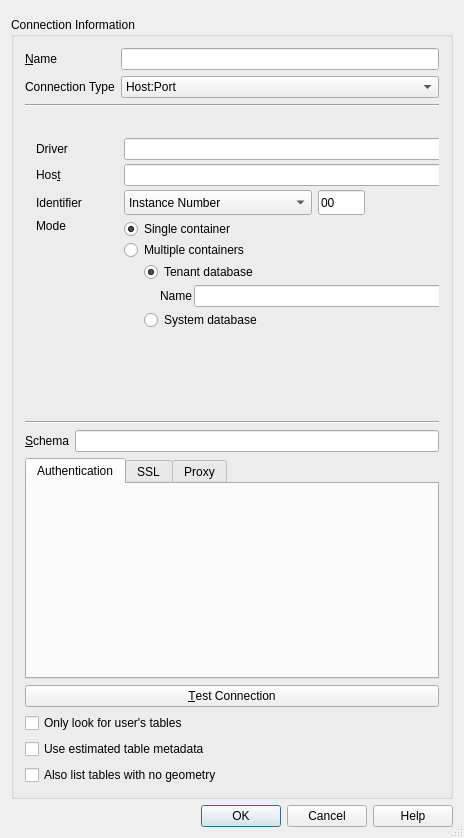
<?xml version="1.0" encoding="UTF-8"?>
<ui version="4.0">
 <class>QgsHanaNewConnectionBase</class>
 <widget class="QDialog" name="QgsHanaNewConnectionBase">
  <property name="geometry">
   <rect>
    <x>0</x>
    <y>0</y>
    <width>464</width>
    <height>838</height>
   </rect>
  </property>
  <property name="sizePolicy">
   <sizepolicy hsizetype="Preferred" vsizetype="Preferred">
    <horstretch>0</horstretch>
    <verstretch>0</verstretch>
   </sizepolicy>
  </property>
  <property name="maximumSize">
   <size>
    <width>4000</width>
    <height>6000</height>
   </size>
  </property>
  <property name="windowTitle">
   <string>Create a New SAP HANA Connection</string>
  </property>
  <property name="sizeGripEnabled">
   <bool>true</bool>
  </property>
  <property name="modal">
   <bool>true</bool>
  </property>
  <layout class="QVBoxLayout" name="verticalLayout_2">
   <item>
    <widget class="QgsMessageBar" name="bar" native="true"/>
   </item>
   <item>
    <widget class="QScrollArea" name="scrollArea">
     <property name="frameShape">
      <enum>QFrame::Shape::NoFrame</enum>
     </property>
     <property name="widgetResizable">
      <bool>true</bool>
     </property>
     <widget class="QWidget" name="scrollAreaWidgetContents">
      <property name="geometry">
       <rect>
        <x>0</x>
        <y>0</y>
        <width>446</width>
        <height>772</height>
       </rect>
      </property>
      <layout class="QVBoxLayout" name="verticalLayout_8">
       <property name="leftMargin">
        <number>0</number>
       </property>
       <property name="topMargin">
        <number>0</number>
       </property>
       <property name="rightMargin">
        <number>0</number>
       </property>
       <property name="bottomMargin">
        <number>0</number>
       </property>
       <item>
        <widget class="QGroupBox" name="GroupBox1">
         <property name="title">
          <string>Connection Information</string>
         </property>
         <layout class="QVBoxLayout" name="verticalLayout">
          <item>
           <layout class="QFormLayout" name="frmMain">
            <item row="1" column="0">
             <widget class="QLabel" name="lblConnectionType">
              <property name="text">
               <string>Connection Type</string>
              </property>
             </widget>
            </item>
            <item row="0" column="0">
             <widget class="QLabel" name="lblName">
              <property name="text">
               <string>&amp;Name</string>
              </property>
              <property name="buddy">
               <cstring>txtName</cstring>
              </property>
             </widget>
            </item>
            <item row="0" column="1">
             <widget class="QLineEdit" name="txtName">
              <property name="toolTip">
               <string>Name of the new connection</string>
              </property>
             </widget>
            </item>
            <item row="1" column="1">
             <widget class="QComboBox" name="cmbConnectionType">
              <item>
               <property name="text">
                <string>Host:Port</string>
               </property>
              </item>
              <item>
               <property name="text">
                <string>Data Source Name (DSN)</string>
               </property>
              </item>
             </widget>
            </item>
           </layout>
          </item>
          <item>
           <widget class="Line" name="line_2">
            <property name="orientation">
             <enum>Qt::Orientation::Horizontal</enum>
            </property>
           </widget>
          </item>
          <item>
           <widget class="QStackedWidget" name="swConnectionControls">
            <property name="enabled">
             <bool>true</bool>
            </property>
            <property name="sizePolicy">
             <sizepolicy hsizetype="Preferred" vsizetype="Preferred">
              <horstretch>0</horstretch>
              <verstretch>1</verstretch>
             </sizepolicy>
            </property>
            <property name="minimumSize">
             <size>
              <width>0</width>
              <height>0</height>
             </size>
            </property>
            <property name="maximumSize">
             <size>
              <width>16777215</width>
              <height>16777215</height>
             </size>
            </property>
            <property name="currentIndex">
             <number>0</number>
            </property>
            <widget class="QWidget" name="pageHostPort">
             <property name="enabled">
              <bool>true</bool>
             </property>
             <property name="sizePolicy">
              <sizepolicy hsizetype="Preferred" vsizetype="Preferred">
               <horstretch>1</horstretch>
               <verstretch>1</verstretch>
              </sizepolicy>
             </property>
             <property name="minimumSize">
              <size>
               <width>0</width>
               <height>0</height>
              </size>
             </property>
             <property name="autoFillBackground">
              <bool>false</bool>
             </property>
             <widget class="QWidget" name="layoutWidget">
              <property name="geometry">
               <rect>
                <x>0</x>
                <y>0</y>
                <width>421</width>
                <height>228</height>
               </rect>
              </property>
              <layout class="QGridLayout" name="grdConnectionSettings" rowstretch="1,0,0,0,0">
               <property name="sizeConstraint">
                <enum>QLayout::SizeConstraint::SetNoConstraint</enum>
               </property>
               <property name="topMargin">
                <number>0</number>
               </property>
               <property name="rightMargin">
                <number>1</number>
               </property>
               <property name="horizontalSpacing">
                <number>6</number>
               </property>
               <property name="verticalSpacing">
                <number>4</number>
               </property>
               <item row="4" column="1">
                <widget class="QFrame" name="frmMode">
                 <property name="sizePolicy">
                  <sizepolicy hsizetype="Preferred" vsizetype="Preferred">
                   <horstretch>0</horstretch>
                   <verstretch>1</verstretch>
                  </sizepolicy>
                 </property>
                 <property name="minimumSize">
                  <size>
                   <width>0</width>
                   <height>0</height>
                  </size>
                 </property>
                 <property name="maximumSize">
                  <size>
                   <width>16777215</width>
                   <height>16777215</height>
                  </size>
                 </property>
                 <property name="frameShape">
                  <enum>QFrame::Shape::NoFrame</enum>
                 </property>
                 <property name="frameShadow">
                  <enum>QFrame::Shadow::Raised</enum>
                 </property>
                 <layout class="QVBoxLayout" name="verticalLayout_5">
                  <property name="spacing">
                   <number>1</number>
                  </property>
                  <property name="leftMargin">
                   <number>0</number>
                  </property>
                  <property name="topMargin">
                   <number>0</number>
                  </property>
                  <property name="rightMargin">
                   <number>0</number>
                  </property>
                  <property name="bottomMargin">
                   <number>0</number>
                  </property>
                  <item>
                   <widget class="QRadioButton" name="rbtnSingleContainer">
                    <property name="sizePolicy">
                     <sizepolicy hsizetype="Minimum" vsizetype="Fixed">
                      <horstretch>0</horstretch>
                      <verstretch>0</verstretch>
                     </sizepolicy>
                    </property>
                    <property name="text">
                     <string>Single container</string>
                    </property>
                    <property name="checked">
                     <bool>true</bool>
                    </property>
                    <attribute name="buttonGroup">
                     <string notr="true">buttonGroup</string>
                    </attribute>
                   </widget>
                  </item>
                  <item>
                   <widget class="QFrame" name="frmMultipleContainers">
                    <property name="sizePolicy">
                     <sizepolicy hsizetype="Preferred" vsizetype="Preferred">
                      <horstretch>0</horstretch>
                      <verstretch>0</verstretch>
                     </sizepolicy>
                    </property>
                    <property name="frameShape">
                     <enum>QFrame::Shape::NoFrame</enum>
                    </property>
                    <property name="frameShadow">
                     <enum>QFrame::Shadow::Raised</enum>
                    </property>
                    <property name="lineWidth">
                     <number>0</number>
                    </property>
                    <layout class="QVBoxLayout" name="verticalLayout_6">
                     <property name="spacing">
                      <number>2</number>
                     </property>
                     <property name="leftMargin">
                      <number>0</number>
                     </property>
                     <property name="topMargin">
                      <number>0</number>
                     </property>
                     <property name="rightMargin">
                      <number>0</number>
                     </property>
                     <property name="bottomMargin">
                      <number>0</number>
                     </property>
                     <item>
                      <widget class="QRadioButton" name="rbtnMultipleContainers">
                       <property name="enabled">
                        <bool>true</bool>
                       </property>
                       <property name="sizePolicy">
                        <sizepolicy hsizetype="Expanding" vsizetype="Preferred">
                         <horstretch>0</horstretch>
                         <verstretch>0</verstretch>
                        </sizepolicy>
                       </property>
                       <property name="text">
                        <string>Multiple containers</string>
                       </property>
                       <attribute name="buttonGroup">
                        <string notr="true">buttonGroup</string>
                       </attribute>
                      </widget>
                     </item>
                     <item>
                      <widget class="QFrame" name="frmMultitenantSettings">
                       <property name="enabled">
                        <bool>true</bool>
                       </property>
                       <property name="sizePolicy">
                        <sizepolicy hsizetype="Expanding" vsizetype="Fixed">
                         <horstretch>0</horstretch>
                         <verstretch>0</verstretch>
                        </sizepolicy>
                       </property>
                       <property name="frameShape">
                        <enum>QFrame::Shape::NoFrame</enum>
                       </property>
                       <property name="frameShadow">
                        <enum>QFrame::Shadow::Plain</enum>
                       </property>
                       <layout class="QFormLayout" name="formLayout">
                        <property name="horizontalSpacing">
                         <number>0</number>
                        </property>
                        <property name="verticalSpacing">
                         <number>3</number>
                        </property>
                        <property name="leftMargin">
                         <number>20</number>
                        </property>
                        <property name="topMargin">
                         <number>0</number>
                        </property>
                        <property name="rightMargin">
                         <number>0</number>
                        </property>
                        <property name="bottomMargin">
                         <number>0</number>
                        </property>
                        <item row="0" column="0" colspan="2">
                         <widget class="QRadioButton" name="rbtnTenantDatabase">
                          <property name="enabled">
                           <bool>true</bool>
                          </property>
                          <property name="text">
                           <string>Tenant database</string>
                          </property>
                          <property name="checked">
                           <bool>true</bool>
                          </property>
                          <attribute name="buttonGroup">
                           <string notr="true">buttonGroup_2</string>
                          </attribute>
                         </widget>
                        </item>
                        <item row="1" column="1">
                         <widget class="QFrame" name="frame">
                          <property name="frameShape">
                           <enum>QFrame::Shape::NoFrame</enum>
                          </property>
                          <property name="frameShadow">
                           <enum>QFrame::Shadow::Raised</enum>
                          </property>
                          <layout class="QFormLayout" name="formLayout_4">
                           <property name="horizontalSpacing">
                            <number>2</number>
                           </property>
                           <property name="verticalSpacing">
                            <number>2</number>
                           </property>
                           <property name="leftMargin">
                            <number>16</number>
                           </property>
                           <property name="topMargin">
                            <number>0</number>
                           </property>
                           <property name="rightMargin">
                            <number>0</number>
                           </property>
                           <property name="bottomMargin">
                            <number>0</number>
                           </property>
                           <item row="0" column="0">
                            <widget class="QLabel" name="lblTenantDatabaseName">
                             <property name="enabled">
                              <bool>true</bool>
                             </property>
                             <property name="text">
                              <string>Name</string>
                             </property>
                             <property name="buddy">
                              <cstring>txtDriver</cstring>
                             </property>
                            </widget>
                           </item>
                           <item row="0" column="1">
                            <widget class="QLineEdit" name="txtTenantDatabaseName">
                             <property name="enabled">
                              <bool>true</bool>
                             </property>
                             <property name="alignment">
                              <set>Qt::AlignmentFlag::AlignLeading|Qt::AlignmentFlag::AlignLeft|Qt::AlignmentFlag::AlignVCenter</set>
                             </property>
                            </widget>
                           </item>
                          </layout>
                         </widget>
                        </item>
                        <item row="3" column="0" colspan="2">
                         <widget class="QRadioButton" name="rbtnSystemDatabase">
                          <property name="enabled">
                           <bool>true</bool>
                          </property>
                          <property name="text">
                           <string>System database</string>
                          </property>
                          <attribute name="buttonGroup">
                           <string notr="true">buttonGroup_2</string>
                          </attribute>
                         </widget>
                        </item>
                       </layout>
                      </widget>
                     </item>
                    </layout>
                   </widget>
                  </item>
                 </layout>
                </widget>
               </item>
               <item row="2" column="1">
                <widget class="QLineEdit" name="txtHost">
                 <property name="sizePolicy">
                  <sizepolicy hsizetype="Preferred" vsizetype="Fixed">
                   <horstretch>0</horstretch>
                   <verstretch>0</verstretch>
                  </sizepolicy>
                 </property>
                </widget>
               </item>
               <item row="2" column="0">
                <widget class="QLabel" name="lblHost">
                 <property name="text">
                  <string>Hos&amp;t</string>
                 </property>
                 <property name="buddy">
                  <cstring>txtHost</cstring>
                 </property>
                </widget>
               </item>
               <item row="3" column="0">
                <widget class="QLabel" name="lbIdentifier">
                 <property name="sizePolicy">
                  <sizepolicy hsizetype="Preferred" vsizetype="Preferred">
                   <horstretch>0</horstretch>
                   <verstretch>1</verstretch>
                  </sizepolicy>
                 </property>
                 <property name="maximumSize">
                  <size>
                   <width>16777215</width>
                   <height>16777215</height>
                  </size>
                 </property>
                 <property name="text">
                  <string>Identifier</string>
                 </property>
                </widget>
               </item>
               <item row="1" column="1">
                <widget class="QLineEdit" name="txtDriver">
                 <property name="sizePolicy">
                  <sizepolicy hsizetype="Preferred" vsizetype="Fixed">
                   <horstretch>0</horstretch>
                   <verstretch>0</verstretch>
                  </sizepolicy>
                 </property>
                </widget>
               </item>
               <item row="4" column="0">
                <widget class="QLabel" name="lblMode">
                 <property name="minimumSize">
                  <size>
                   <width>82</width>
                   <height>100</height>
                  </size>
                 </property>
                 <property name="maximumSize">
                  <size>
                   <width>16777215</width>
                   <height>16777215</height>
                  </size>
                 </property>
                 <property name="text">
                  <string>Mode</string>
                 </property>
                 <property name="alignment">
                  <set>Qt::AlignmentFlag::AlignLeading|Qt::AlignmentFlag::AlignLeft|Qt::AlignmentFlag::AlignTop</set>
                 </property>
                </widget>
               </item>
               <item row="3" column="1">
                <layout class="QGridLayout" name="gridLayout" columnstretch="4,1,0" columnminimumwidth="100,20,0">
                 <item row="0" column="0">
                  <widget class="QComboBox" name="cmbIdentifierType">
                   <property name="sizePolicy">
                    <sizepolicy hsizetype="Preferred" vsizetype="Preferred">
                     <horstretch>1</horstretch>
                     <verstretch>1</verstretch>
                    </sizepolicy>
                   </property>
                   <property name="maximumSize">
                    <size>
                     <width>400</width>
                     <height>16777215</height>
                    </size>
                   </property>
                   <item>
                    <property name="text">
                     <string>Instance Number</string>
                    </property>
                   </item>
                   <item>
                    <property name="text">
                     <string>Port Number</string>
                    </property>
                   </item>
                  </widget>
                 </item>
                 <item row="0" column="1">
                  <widget class="QLineEdit" name="txtIdentifier">
                   <property name="sizePolicy">
                    <sizepolicy hsizetype="Preferred" vsizetype="Preferred">
                     <horstretch>1</horstretch>
                     <verstretch>1</verstretch>
                    </sizepolicy>
                   </property>
                   <property name="minimumSize">
                    <size>
                     <width>0</width>
                     <height>0</height>
                    </size>
                   </property>
                   <property name="maximumSize">
                    <size>
                     <width>120</width>
                     <height>16777215</height>
                    </size>
                   </property>
                   <property name="text">
                    <string>00</string>
                   </property>
                   <property name="maxLength">
                    <number>5</number>
                   </property>
                  </widget>
                 </item>
                 <item row="0" column="2">
                  <spacer name="horizontalSpacer">
                   <property name="orientation">
                    <enum>Qt::Orientation::Horizontal</enum>
                   </property>
                   <property name="sizeHint" stdset="0">
                    <size>
                     <width>80</width>
                     <height>20</height>
                    </size>
                   </property>
                  </spacer>
                 </item>
                </layout>
               </item>
               <item row="1" column="0">
                <widget class="QLabel" name="lblDriver">
                 <property name="text">
                  <string>Driver</string>
                 </property>
                 <property name="buddy">
                  <cstring>txtDriver</cstring>
                 </property>
                </widget>
               </item>
              </layout>
             </widget>
            </widget>
            <widget class="QWidget" name="pageDsn">
             <property name="sizePolicy">
              <sizepolicy hsizetype="Preferred" vsizetype="Preferred">
               <horstretch>0</horstretch>
               <verstretch>1</verstretch>
              </sizepolicy>
             </property>
             <widget class="QWidget" name="formLayoutWidget">
              <property name="geometry">
               <rect>
                <x>0</x>
                <y>0</y>
                <width>421</width>
                <height>58</height>
               </rect>
              </property>
              <layout class="QFormLayout" name="frmDsn">
               <property name="topMargin">
                <number>1</number>
               </property>
               <property name="rightMargin">
                <number>1</number>
               </property>
               <item row="0" column="0">
                <widget class="QLabel" name="lblDsn">
                 <property name="sizePolicy">
                  <sizepolicy hsizetype="Fixed" vsizetype="Preferred">
                   <horstretch>0</horstretch>
                   <verstretch>0</verstretch>
                  </sizepolicy>
                 </property>
                 <property name="text">
                  <string>DSN                        </string>
                 </property>
                </widget>
               </item>
               <item row="0" column="1">
                <widget class="QComboBox" name="cmbDsn"/>
               </item>
              </layout>
             </widget>
            </widget>
           </widget>
          </item>
          <item>
           <widget class="Line" name="line_3">
            <property name="enabled">
             <bool>true</bool>
            </property>
            <property name="orientation">
             <enum>Qt::Orientation::Horizontal</enum>
            </property>
           </widget>
          </item>
          <item>
           <layout class="QHBoxLayout" name="horizontalLayout">
            <item>
             <widget class="QLabel" name="lblSchema">
              <property name="text">
               <string>&amp;Schema</string>
              </property>
              <property name="buddy">
               <cstring>txtSchema</cstring>
              </property>
             </widget>
            </item>
            <item>
             <widget class="QLineEdit" name="txtSchema">
              <property name="sizePolicy">
               <sizepolicy hsizetype="Expanding" vsizetype="Preferred">
                <horstretch>0</horstretch>
                <verstretch>0</verstretch>
               </sizepolicy>
              </property>
             </widget>
            </item>
           </layout>
          </item>
          <item>
           <widget class="QTabWidget" name="tabAdditionalSettings">
            <property name="sizePolicy">
             <sizepolicy hsizetype="Preferred" vsizetype="Preferred">
              <horstretch>0</horstretch>
              <verstretch>0</verstretch>
             </sizepolicy>
            </property>
            <property name="autoFillBackground">
             <bool>false</bool>
            </property>
            <property name="currentIndex">
             <number>0</number>
            </property>
            <widget class="QWidget" name="tbpAuthentication">
             <attribute name="title">
              <string>Authentication</string>
             </attribute>
             <layout class="QVBoxLayout" name="verticalLayout_3">
              <item>
               <widget class="QgsAuthSettingsWidget" name="mAuthSettings" native="true">
                <property name="autoFillBackground">
                 <bool>false</bool>
                </property>
               </widget>
              </item>
             </layout>
            </widget>
            <widget class="QWidget" name="tbpSSLSettings">
             <attribute name="title">
              <string>SSL</string>
             </attribute>
             <layout class="QVBoxLayout" name="verticalLayout_4">
              <item>
               <widget class="QCheckBox" name="chkEnableSSL">
                <property name="text">
                 <string>Enable TLS/SSL encryption</string>
                </property>
               </widget>
              </item>
              <item>
               <widget class="Line" name="line">
                <property name="orientation">
                 <enum>Qt::Orientation::Horizontal</enum>
                </property>
               </widget>
              </item>
              <item>
               <layout class="QFormLayout" name="frmLayoutSSL">
                <item row="0" column="0">
                 <widget class="QLabel" name="lblCryptoProvider">
                  <property name="text">
                   <string>Provider</string>
                  </property>
                 </widget>
                </item>
                <item row="0" column="1">
                 <widget class="QComboBox" name="cbxCryptoProvider"/>
                </item>
                <item row="1" column="0">
                 <widget class="QCheckBox" name="chkValidateCertificate">
                  <property name="toolTip">
                   <string>Restricts the displayed tables to those that are found in the layer registries (geometry_columns, geography_columns, topology.layer). This can speed up the initial display of spatial tables.</string>
                  </property>
                  <property name="text">
                   <string>Validate SSL certificate</string>
                  </property>
                 </widget>
                </item>
                <item row="2" column="0">
                 <widget class="QLabel" name="lblOverrideHostName">
                  <property name="text">
                   <string>Override host name in the certificate</string>
                  </property>
                 </widget>
                </item>
                <item row="2" column="1">
                 <widget class="QLineEdit" name="txtOverrideHostName"/>
                </item>
                <item row="3" column="0">
                 <widget class="QLabel" name="lblKeyStore">
                  <property name="text">
                   <string>Keystore file with private key</string>
                  </property>
                 </widget>
                </item>
                <item row="4" column="0">
                 <widget class="QLabel" name="lblTrustStore">
                  <property name="text">
                   <string>Trust store file with public key</string>
                  </property>
                 </widget>
                </item>
                <item row="3" column="1">
                 <widget class="QLineEdit" name="txtKeyStore"/>
                </item>
                <item row="4" column="1">
                 <widget class="QLineEdit" name="txtTrustStore"/>
                </item>
               </layout>
              </item>
             </layout>
            </widget>
            <widget class="QWidget" name="tbpProxySettings">
             <property name="sizePolicy">
              <sizepolicy hsizetype="Preferred" vsizetype="Preferred">
               <horstretch>0</horstretch>
               <verstretch>0</verstretch>
              </sizepolicy>
             </property>
             <attribute name="title">
              <string>Proxy</string>
             </attribute>
             <layout class="QVBoxLayout" name="verticalLayout_7">
              <item>
               <widget class="QCheckBox" name="chkEnableProxy">
                <property name="text">
                 <string>Enable proxy</string>
                </property>
               </widget>
              </item>
              <item>
               <widget class="Line" name="line_5">
                <property name="orientation">
                 <enum>Qt::Orientation::Horizontal</enum>
                </property>
               </widget>
              </item>
              <item>
               <layout class="QFormLayout" name="frmLayoutProxy">
                <item row="0" column="0">
                 <widget class="QLabel" name="lblProxyType">
                  <property name="text">
                   <string>Type</string>
                  </property>
                 </widget>
                </item>
                <item row="0" column="1">
                 <widget class="QComboBox" name="cmbProxyType">
                  <property name="currentIndex">
                   <number>1</number>
                  </property>
                  <item>
                   <property name="text">
                    <string>HTTP</string>
                   </property>
                  </item>
                  <item>
                   <property name="text">
                    <string>SOCKS5</string>
                   </property>
                  </item>
                 </widget>
                </item>
                <item row="1" column="0">
                 <widget class="QLabel" name="lblProxyHost">
                  <property name="text">
                   <string>Host</string>
                  </property>
                 </widget>
                </item>
                <item row="1" column="1">
                 <widget class="QLineEdit" name="txtProxyHost">
                  <property name="sizePolicy">
                   <sizepolicy hsizetype="Preferred" vsizetype="Fixed">
                    <horstretch>0</horstretch>
                    <verstretch>0</verstretch>
                   </sizepolicy>
                  </property>
                 </widget>
                </item>
                <item row="2" column="0">
                 <widget class="QLabel" name="lblProxyPort">
                  <property name="text">
                   <string>Port</string>
                  </property>
                 </widget>
                </item>
                <item row="2" column="1">
                 <widget class="QLineEdit" name="txtProxyPort">
                  <property name="sizePolicy">
                   <sizepolicy hsizetype="Preferred" vsizetype="Fixed">
                    <horstretch>0</horstretch>
                    <verstretch>0</verstretch>
                   </sizepolicy>
                  </property>
                 </widget>
                </item>
                <item row="3" column="0">
                 <widget class="QLabel" name="lblProxyUsername">
                  <property name="text">
                   <string>User name</string>
                  </property>
                 </widget>
                </item>
                <item row="3" column="1">
                 <widget class="QLineEdit" name="txtProxyUsername">
                  <property name="sizePolicy">
                   <sizepolicy hsizetype="Preferred" vsizetype="Fixed">
                    <horstretch>0</horstretch>
                    <verstretch>0</verstretch>
                   </sizepolicy>
                  </property>
                 </widget>
                </item>
                <item row="4" column="0">
                 <widget class="QLabel" name="lblProxyPassword">
                  <property name="text">
                   <string>Password</string>
                  </property>
                 </widget>
                </item>
                <item row="4" column="1">
                 <widget class="QLineEdit" name="txtProxyPassword">
                  <property name="sizePolicy">
                   <sizepolicy hsizetype="Preferred" vsizetype="Fixed">
                    <horstretch>0</horstretch>
                    <verstretch>0</verstretch>
                   </sizepolicy>
                  </property>
                  <property name="echoMode">
                   <enum>QLineEdit::EchoMode::Password</enum>
                  </property>
                 </widget>
                </item>
               </layout>
              </item>
             </layout>
            </widget>
           </widget>
          </item>
          <item>
           <widget class="QPushButton" name="btnConnect">
            <property name="text">
             <string>&amp;Test Connection</string>
            </property>
           </widget>
          </item>
          <item>
           <widget class="QCheckBox" name="chkUserTablesOnly">
            <property name="toolTip">
             <string>Restricts the displayed tables to those that are found in the layer registries (geometry_columns, geography_columns, topology.layer). This can speed up the initial display of spatial tables.</string>
            </property>
            <property name="text">
             <string>Only look for user's tables</string>
            </property>
           </widget>
          </item>
          <item>
           <widget class="QCheckBox" name="chkUseEstimatedMetadata">
            <property name="toolTip">
             <string>&lt;html&gt;&lt;head/&gt;&lt;body&gt;&lt;p&gt;If checked, estimated table metadata will be used if available. For large tables, this avoids slow table loads and potentially expensive computations, but may result in incorrect layer properties such as layer extent. The fast extent estimation is available starting with QRC1/2024 and SP8 in HANA Cloud and HANA On-Premise respectively.&lt;/p&gt;&lt;/body&gt;&lt;/html&gt;</string>
            </property>
            <property name="text">
             <string>Use estimated table metadata</string>
            </property>
           </widget>
          </item>
          <item>
           <widget class="QCheckBox" name="chkAllowGeometrylessTables">
            <property name="text">
             <string>Also list tables with no geometry</string>
            </property>
            <property name="checked">
             <bool>false</bool>
            </property>
           </widget>
          </item>
          <item>
           <spacer name="verticalSpacer">
            <property name="orientation">
             <enum>Qt::Orientation::Vertical</enum>
            </property>
            <property name="sizeType">
             <enum>QSizePolicy::Policy::Expanding</enum>
            </property>
            <property name="sizeHint" stdset="0">
             <size>
              <width>20</width>
              <height>0</height>
             </size>
            </property>
           </spacer>
          </item>
         </layout>
        </widget>
       </item>
      </layout>
     </widget>
    </widget>
   </item>
   <item>
    <widget class="QDialogButtonBox" name="buttonBox">
     <property name="standardButtons">
      <set>QDialogButtonBox::StandardButton::Cancel|QDialogButtonBox::StandardButton::Help|QDialogButtonBox::StandardButton::Ok</set>
     </property>
    </widget>
   </item>
  </layout>
 </widget>
 <layoutdefault spacing="6" margin="11"/>
 <customwidgets>
  <customwidget>
   <class>QgsAuthSettingsWidget</class>
   <extends>QWidget</extends>
   <header>qgsauthsettingswidget.h</header>
   <container>1</container>
  </customwidget>
  <customwidget>
   <class>QgsMessageBar</class>
   <extends>QWidget</extends>
   <header>qgsmessagebar.h</header>
   <container>1</container>
  </customwidget>
 </customwidgets>
 <tabstops>
  <tabstop>txtName</tabstop>
  <tabstop>cmbConnectionType</tabstop>
  <tabstop>txtDriver</tabstop>
  <tabstop>txtHost</tabstop>
  <tabstop>rbtnSingleContainer</tabstop>
  <tabstop>rbtnMultipleContainers</tabstop>
  <tabstop>rbtnTenantDatabase</tabstop>
  <tabstop>txtTenantDatabaseName</tabstop>
  <tabstop>rbtnSystemDatabase</tabstop>
  <tabstop>txtSchema</tabstop>
  <tabstop>tabAdditionalSettings</tabstop>
  <tabstop>btnConnect</tabstop>
  <tabstop>chkUserTablesOnly</tabstop>
  <tabstop>chkAllowGeometrylessTables</tabstop>
  <tabstop>chkValidateCertificate</tabstop>
  <tabstop>cbxCryptoProvider</tabstop>
  <tabstop>chkEnableSSL</tabstop>
  <tabstop>txtKeyStore</tabstop>
  <tabstop>txtOverrideHostName</tabstop>
  <tabstop>txtTrustStore</tabstop>
 </tabstops>
 <resources/>
 <connections>
  <connection>
   <sender>buttonBox</sender>
   <signal>rejected()</signal>
   <receiver>QgsHanaNewConnectionBase</receiver>
   <slot>reject()</slot>
   <hints>
    <hint type="sourcelabel">
     <x>331</x>
     <y>841</y>
    </hint>
    <hint type="destinationlabel">
     <x>450</x>
     <y>312</y>
    </hint>
   </hints>
  </connection>
  <connection>
   <sender>buttonBox</sender>
   <signal>accepted()</signal>
   <receiver>QgsHanaNewConnectionBase</receiver>
   <slot>accept()</slot>
   <hints>
    <hint type="sourcelabel">
     <x>413</x>
     <y>841</y>
    </hint>
    <hint type="destinationlabel">
     <x>450</x>
     <y>287</y>
    </hint>
   </hints>
  </connection>
 </connections>
 <buttongroups>
  <buttongroup name="buttonGroup"/>
  <buttongroup name="buttonGroup_2"/>
 </buttongroups>
</ui>
